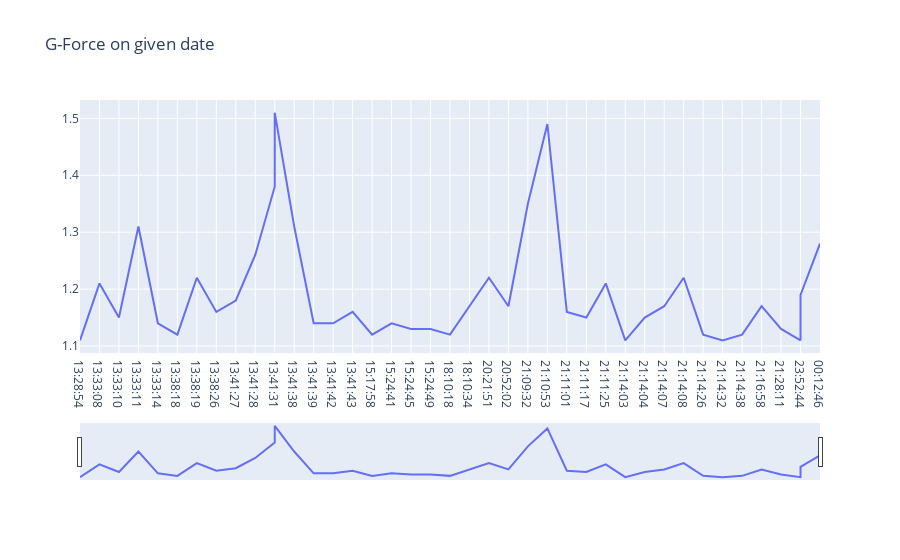

Source (notebook cell):
### Markdown cell above
### Normal linje

### Code cell
x = pd.DataFrame(days['16-05-2020'])['Time']
y = df['G-Force']

layout = go.Layout(
    title='G-Force on given date'
)

fig = go.Figure(layout=layout)

fig.update_xaxes(
    rangeslider_visible=True
)

fig.add_trace(go.Scatter(x=x, y=y,
                    mode='lines',
                    name='G-Force'))

### Figure 1 — Plotly figure (JSON) as saved in the notebook; plotly's stock layout.template omitted (floating-point values rounded to 4 significant figures; data arrays with more than 128 entries replaced by an {"elided": "..."} marker saying what was removed)
{"data": [{"mode": "lines", "name": "G-Force", "type": "scatter", "x": ["13:28:54", "13:33:08", "13:33:10", "13:33:11", "13:33:14", "13:38:18", "13:38:19", "13:38:26", "13:41:27", "13:41:28", "13:41:31", "13:41:31", "13:41:38", "13:41:39", "13:41:42", "13:41:43", "15:17:58", "15:24:41", "15:24:45", "15:24:49", "18:10:18", "18:10:34", "20:21:51", "20:52:02", "21:09:32", "21:10:53", "21:11:01", "21:11:17", "21:11:25", "21:14:03", "21:14:04", "21:14:07", "21:14:08", "21:14:26", "21:14:32", "21:14:38", "21:16:58", "21:28:11", "23:52:44", "23:52:44", "00:12:46"], "y": {"elided": "200 float values"}}], "layout": {"title": {"text": "G-Force on given date"}, "xaxis": {"rangeslider": {"visible": true}}}}
